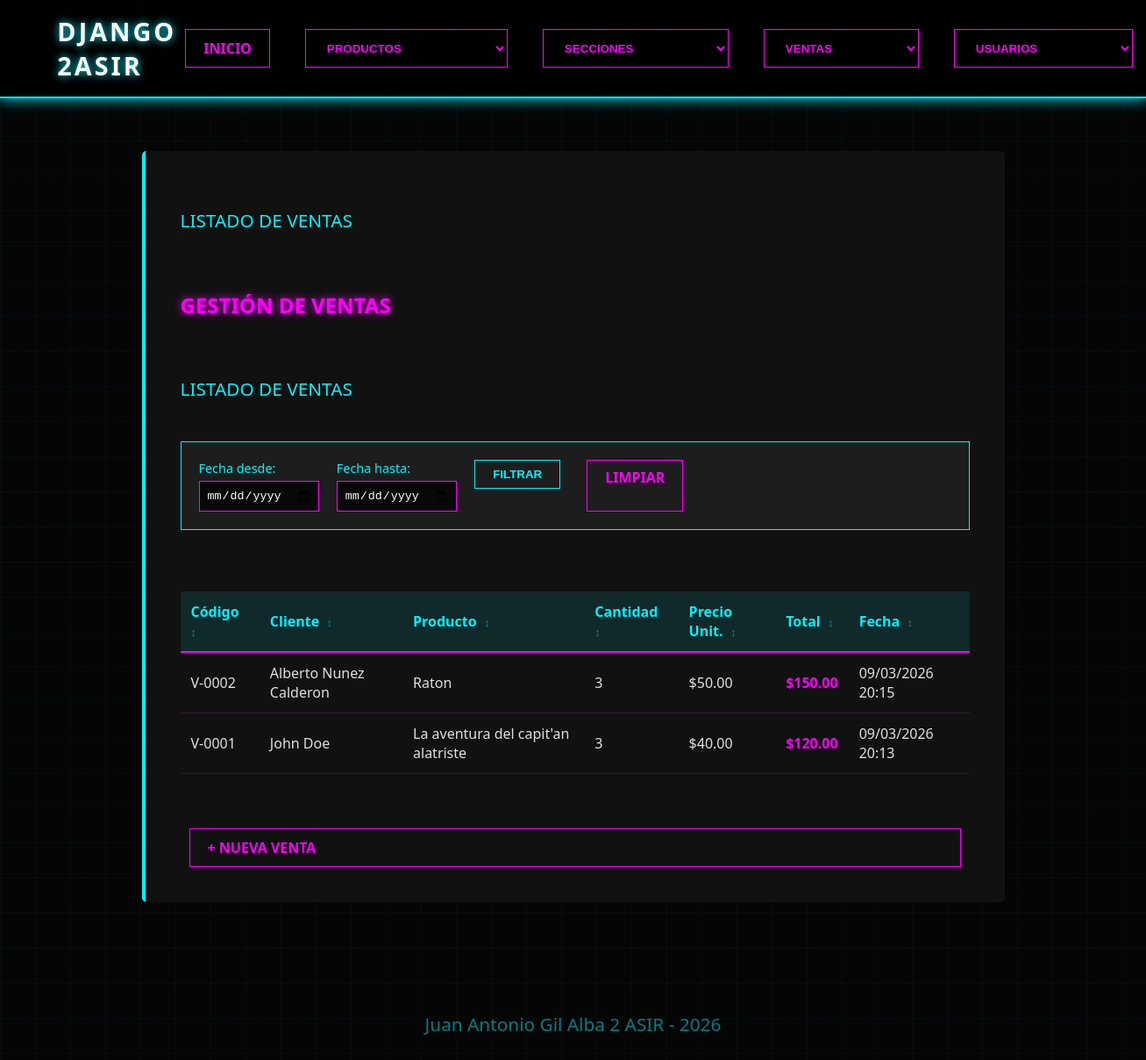
Page /ventas/ on the earlier database version.
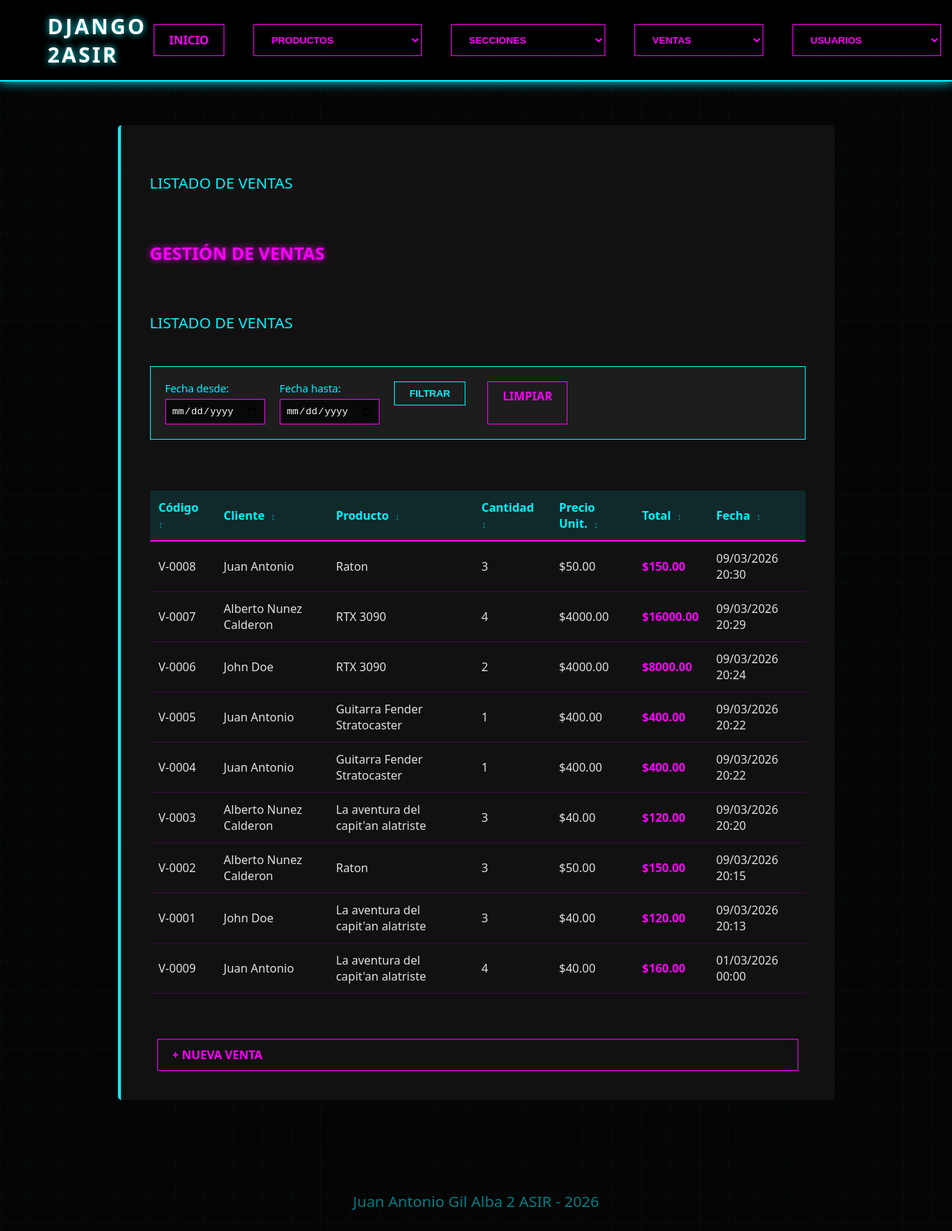
Same page on the later database version.
### apps/ventas/models.py (models this page shows, shortened)
class Venta(models.Model):
    codigo_venta = models.CharField(max_length=20, unique=True)  # CÓDIGO DE LA VENTA
    cliente = models.ForeignKey(Cliente, on_delete=models.CASCADE, related_name='ventas')  # CLIENTE
    producto = models.ForeignKey(Producto, on_delete=models.CASCADE, related_name='ventas')  # PRODUCTO
    precio_producto = models.DecimalField(max_digits=10, decimal_places=2)  # PRECIO (podría ser el del producto en ese momento)
    cantidad = models.PositiveIntegerField()  # CANTIDAD
    fecha = models.DateTimeField()  # FECHA (automática al crear)
    @property
    def total(self):
        return self.precio_producto * self.cantidad
    class Meta:
        verbose_name = "Venta"
        verbose_name_plural = "Ventas"
        ordering = ['-fecha']  # Las más recientes primero

### apps/usuarios/models.py (models this page shows, shortened)
class Cliente(models.Model):
    nombre = models.CharField(max_length=100)
    email = models.EmailField(unique=True)
    telefono = models.CharField(max_length=20, blank=True, null=True)
    direccion = models.TextField(blank=True, null=True)
    fecha_registro = models.DateTimeField(auto_now_add=True)
    class Meta:
        verbose_name = "Cliente"
        verbose_name_plural = "Clientes"

### apps/productos/models.py (models this page shows, shortened)
class Producto(models.Model):
    nombre = models.CharField(max_length=100)
    descripcion = models.TextField(blank=True, null=True)
    precio = models.DecimalField(max_digits=10, decimal_places=2)
    stock = models.IntegerField(default=0)
    seccion = models.ForeignKey('secciones.Seccion', on_delete=models.SET_NULL, null=True, blank=True)
    class Meta:
        verbose_name = "Producto"
        verbose_name_plural = "Productos"

### apps/ventas/views.py (the view)
# urls.py: path('ventas/', ventas_views, name='ventas_url'),
def ventas_views(request):
    fecha_desde = request.GET.get('fecha_desde')
    fecha_hasta = request.GET.get('fecha_hasta')
    ventas = Venta.objects.all().order_by('-fecha')
    if fecha_desde:
        ventas = ventas.filter(fecha__date__gte=fecha_desde)
    if fecha_hasta:
        ventas = ventas.filter(fecha__date__lte=fecha_hasta)
    datos = {
        'parrafo': 'LISTADO DE VENTAS',
        'ventas': ventas,
        'fecha_desde': fecha_desde,
        'fecha_hasta': fecha_hasta,
    }
    return render(request, "ventas/index.html", datos)

### proyecto/templates/ventas/index.html (shortened to what this page needs)
{% extends "index.html" %}
{% load static %}
{% block extra_css %}
    <link rel="stylesheet" href="{% static 'css/style.css' %}">
    <link rel="stylesheet" href="{% static 'css/ventas.css' %}">
{% endblock %}
{% block contenido %}
    <h2 style="color: var(--neon-pink); text-shadow: 0 0 10px var(--neon-pink);">
        GESTIÓN DE VENTAS
    </h2>
    <p>{{ parrafo }}</p>
    <div class="filtros">
        <form method="get" style="display: flex; gap: 20px; width: 100%; flex-wrap: wrap;">
            <div>
                <label>Fecha desde:</label>
                <input type="date" name="fecha_desde" value="{{ fecha_desde }}">
            </div>
            <div>
                <label>Fecha hasta:</label>
                <input type="date" name="fecha_hasta" value="{{ fecha_hasta }}">
            </div>
            <button type="submit">Filtrar</button>
            <a href="{% url 'ventas_url' %}" class="neon-link" style="padding: 8px 20px;">Limpiar</a>
        </form>
    </div>
    {% if ventas %}
    <table>
        <thead>
            <tr>
                <th onclick="ordenarTabla(0)">Código</th>
                <th onclick="ordenarTabla(1)">Cliente</th>
                <th onclick="ordenarTabla(2)">Producto</th>
                <th onclick="ordenarTabla(3)">Cantidad</th>
                <th onclick="ordenarTabla(4)">Precio Unit.</th>
                <th onclick="ordenarTabla(5)">Total</th>
                <th onclick="ordenarTabla(6)">Fecha</th>
            </tr>
        </thead>
        <tbody>
            {% for venta in ventas %}
            <tr>
                <td>{{ venta.codigo_venta }}</td>
                <td>{{ venta.cliente.nombre }}</td>
                <td>{{ venta.producto.nombre }}</td>
                <td>{{ venta.cantidad }}</td>
                <td>${{ venta.precio_producto }}</td>
                <td class="total-venta">${{ venta.total }}</td>
                <td>{{ venta.fecha|date:"d/m/Y H:i" }}</td>
            </tr>
            {% endfor %}
        </tbody>
    </table>
    {% else %}
        <p>No hay ventas registradas</p>
    {% endif %}
    <br>
    <a href="{% url 'ventas_alta' %}" class="neon-link">+ Nueva Venta</a>
{% endblock %}

### proyecto/templates/index.html (shortened to what this page needs)
{% load static %}
<!DOCTYPE html>
<html lang="es">
<head>
    <link rel="stylesheet" href="{% static 'css/style.css' %}">
    {% block extra_css %}{% endblock %}
</head>
<body>
    <header>
        <h1>DJANGO 2ASIR</h1>
        <nav>
            <a href="/" class="neon-link">Inicio</a>
            <select name="menu_productos" id="menu_productos" class="neon-link" onchange="location = this.value;">
                <option value="" selected disabled>PRODUCTOS</option>
            </select>
            <select name="menu_secciones" id="menu_secciones" class="neon-link" onchange="location = this.value;">
                <option value="" selected disabled>SECCIONES</option>
            </select>
            <select name="menu_ventas" id="menu_ventas" class="neon-link" onchange="location = this.value;">
                <option value="" selected disabled>VENTAS</option>
            </select>
            <select name="menu_users" id="menu_users" class="neon-link" onchange="location = this.value;">
                <option value="" selected disabled>USUARIOS</option>
            </select>
        </nav>
    </header>
    <article>
        {% if parrafo %}<p>{{ parrafo }}</p>{% endif %}
        {% block contenido %}
        {% endblock %}
    </article>
    <footer>
        <p>Juan Antonio Gil Alba 2 ASIR - 2026</p>
    </footer>
</body>
</html>

### static/css/style.css (style rules this page uses)
:root { --bg-dark: #050505; --neon-cyan: #00f3ff; --neon-pink: #ff00ff; --text-color: #e0e0e0; --glass: rgba(255, 255, 255, 0.05); }
body { background-color: var(--bg-dark); color: var(--text-color); font-family: 'Segoe UI', Arial, sans-serif; margin: 0; background-image: linear-gradient(rgba(0, 243, 255, 0.03) 1px, transparent 1px), linear-gradient(90deg, rgba(0, 243, 255, 0.03) 1px, transparent 1px); background-size: 40px 40px; }
header { display: flex; justify-content: space-between; align-items: center; padding: 1rem 5%; background: rgba(0, 0, 0, 0.9); border-bottom: 2px solid var(--neon-cyan); box-shadow: 0 0 15px var(--neon-cyan); position: sticky; top: 0; z-index: 1000; }
h1 { font-size: 1.8rem; margin: 0; color: #fff; text-transform: uppercase; letter-spacing: 3px; text-shadow: 0 0 10px var(--neon-cyan); }
nav { display: flex; gap: 20px; }
button, select { background: transparent; border: 1px solid var(--neon-pink); color: var(--neon-pink); padding: 8px 20px; cursor: pointer; text-transform: uppercase; font-weight: bold; transition: 0.3s all ease; }
article { max-width: 900px; margin: 60px auto; min-height: 400px; display: flex; flex-direction: column; gap: 20px; padding: 40px; background: var(--glass); border-left: 4px solid var(--neon-cyan); backdrop-filter: blur(10px); border-radius: 5px; }
p { font-size: 1.3rem; line-height: 1.8; color: var(--neon-cyan); }
footer { text-align: center; padding: 40px; font-size: 0.8rem; opacity: 0.5; }
option { background: rgba(0, 0, 0, 0.9); }
.neon-link { text-decoration: none; color: var(--neon-pink); border: 1px solid var(--neon-pink); padding: 10px 20px; margin: 0 10px; text-transform: uppercase; font-weight: bold; transition: 0.3s all ease; display: inline-block; }
select option { background-color: #050505; color: var(--neon-pink); }

### static/css/ventas.css (style rules this page uses)
.filtros { background: rgba(255, 255, 255, 0.05); padding: 20px; margin-bottom: 30px; border: 1px solid var(--neon-cyan); display: flex; gap: 20px; flex-wrap: wrap; align-items: flex-end; }
.filtros label { color: var(--neon-cyan); font-size: 0.9rem; margin-bottom: 5px; display: block; }
.filtros input { background: rgba(0, 0, 0, 0.7); border: 1px solid var(--neon-pink); color: white; padding: 8px; }
.filtros button { background: transparent; border: 1px solid var(--neon-cyan); color: var(--neon-cyan); padding: 8px 20px; cursor: pointer; height: fit-content; }
table { width: 100%; border-collapse: collapse; margin-top: 20px; }
th { background: rgba(0, 243, 255, 0.1); color: var(--neon-cyan); padding: 12px; text-align: left; border-bottom: 2px solid var(--neon-pink); cursor: pointer; position: relative; transition: background 0.3s; }
th:after { content: " ↕ "; font-size: 0.8rem; opacity: 0.5; margin-left: 5px }
td { padding: 12px; border-bottom: 1px solid rgba(255, 0, 255, 0.2); }
.total-venta { color: var(--neon-pink); font-weight: bold; }

Differences in the rows shown:
added Venta: codigo_venta "V-0008", cliente.nombre "Juan Antonio", producto.nombre "Raton", cantidad "3", precio_producto "50.00", total "150.00", fecha "09/03/2026 20:30"
added Venta: codigo_venta "V-0007", cliente.nombre "Alberto Nunez Calderon", producto.nombre "RTX 3090", cantidad "4", precio_producto "4000.00", total "16000.00", fecha "09/03/2026 20:29"
added Venta: codigo_venta "V-0006", cliente.nombre "John Doe", producto.nombre "RTX 3090", cantidad "2", precio_producto "4000.00", total "8000.00", fecha "09/03/2026 20:24"
added Venta: codigo_venta "V-0005", cliente.nombre "Juan Antonio", producto.nombre "Guitarra Fender Stratocaster", cantidad "1", precio_producto "400.00", total "400.00", fecha "09/03/2026 20:22"
added Venta: codigo_venta "V-0004", cliente.nombre "Juan Antonio", producto.nombre "Guitarra Fender Stratocaster", cantidad "1", precio_producto "400.00", total "400.00", fecha "09/03/2026 20:22"
added Venta: codigo_venta "V-0003", cliente.nombre "Alberto Nunez Calderon", producto.nombre "La aventura del capit'an alatriste", cantidad "3", precio_producto "40.00", total "120.00", fecha "09/03/2026 20:20"
added Venta: codigo_venta "V-0009", cliente.nombre "Juan Antonio", producto.nombre "La aventura del capit'an alatriste", cantidad "4", precio_producto "40.00", total "160.00", fecha "01/03/2026 00:00"
